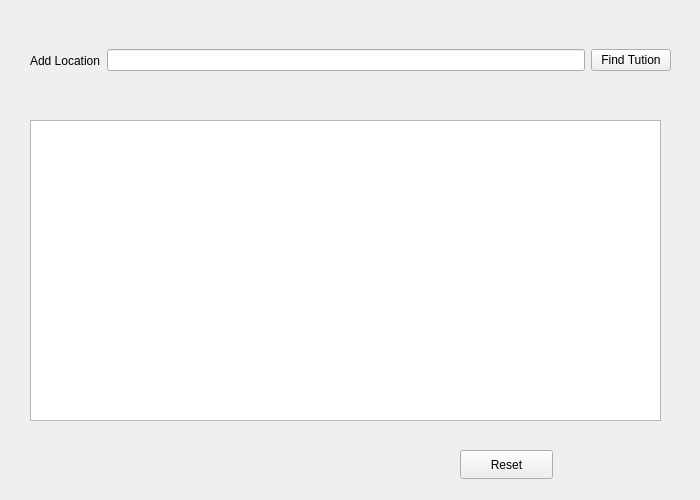
<?xml version="1.0" encoding="UTF-8"?>
<ui version="4.0">
 <class>FindTution</class>
 <widget class="QDialog" name="FindTution">
  <property name="geometry">
   <rect>
    <x>0</x>
    <y>0</y>
    <width>700</width>
    <height>500</height>
   </rect>
  </property>
  <property name="windowTitle">
   <string>Find Tution</string>
  </property>
  <widget class="QPushButton" name="btnFindTutor">
   <property name="geometry">
    <rect>
     <x>740</x>
     <y>220</y>
     <width>93</width>
     <height>29</height>
    </rect>
   </property>
   <property name="text">
    <string>Find Tutor</string>
   </property>
  </widget>
  <widget class="QTableView" name="tableView">
   <property name="geometry">
    <rect>
     <x>30</x>
     <y>120</y>
     <width>631</width>
     <height>301</height>
    </rect>
   </property>
  </widget>
  <widget class="QWidget" name="layoutWidget">
   <property name="geometry">
    <rect>
     <x>30</x>
     <y>30</y>
     <width>641</width>
     <height>61</height>
    </rect>
   </property>
   <layout class="QHBoxLayout" name="horizontalLayout">
    <item>
     <widget class="QLabel" name="label">
      <property name="text">
       <string>Add Location</string>
      </property>
     </widget>
    </item>
    <item>
     <widget class="QLineEdit" name="txtTutionLocation"/>
    </item>
    <item>
     <widget class="QPushButton" name="btnFindTution">
      <property name="text">
       <string>Find Tution</string>
      </property>
     </widget>
    </item>
   </layout>
  </widget>
  <widget class="QPushButton" name="btnReset">
   <property name="geometry">
    <rect>
     <x>460</x>
     <y>450</y>
     <width>93</width>
     <height>29</height>
    </rect>
   </property>
   <property name="text">
    <string>Reset</string>
   </property>
  </widget>
 </widget>
 <resources/>
 <connections/>
</ui>
